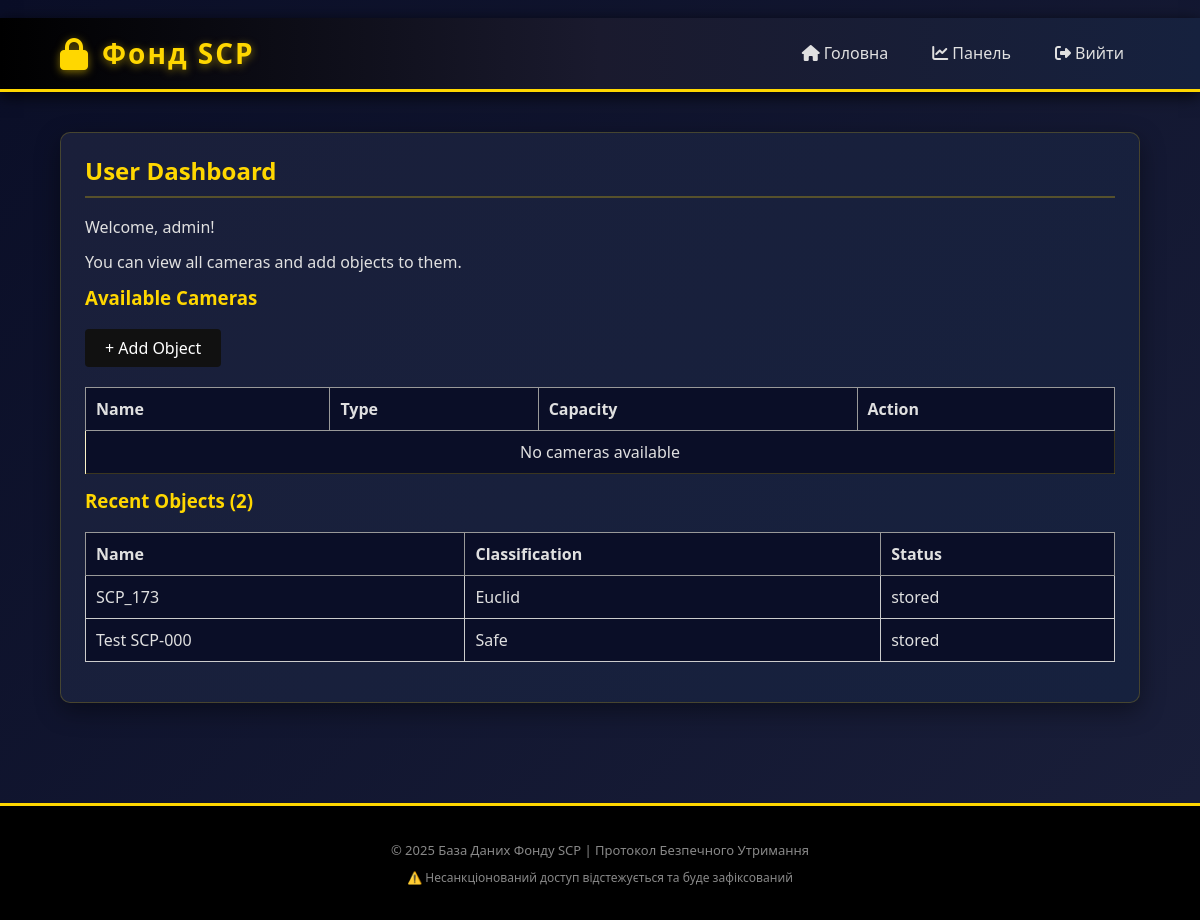
The app's page /user/dashboard (signed in), older data.
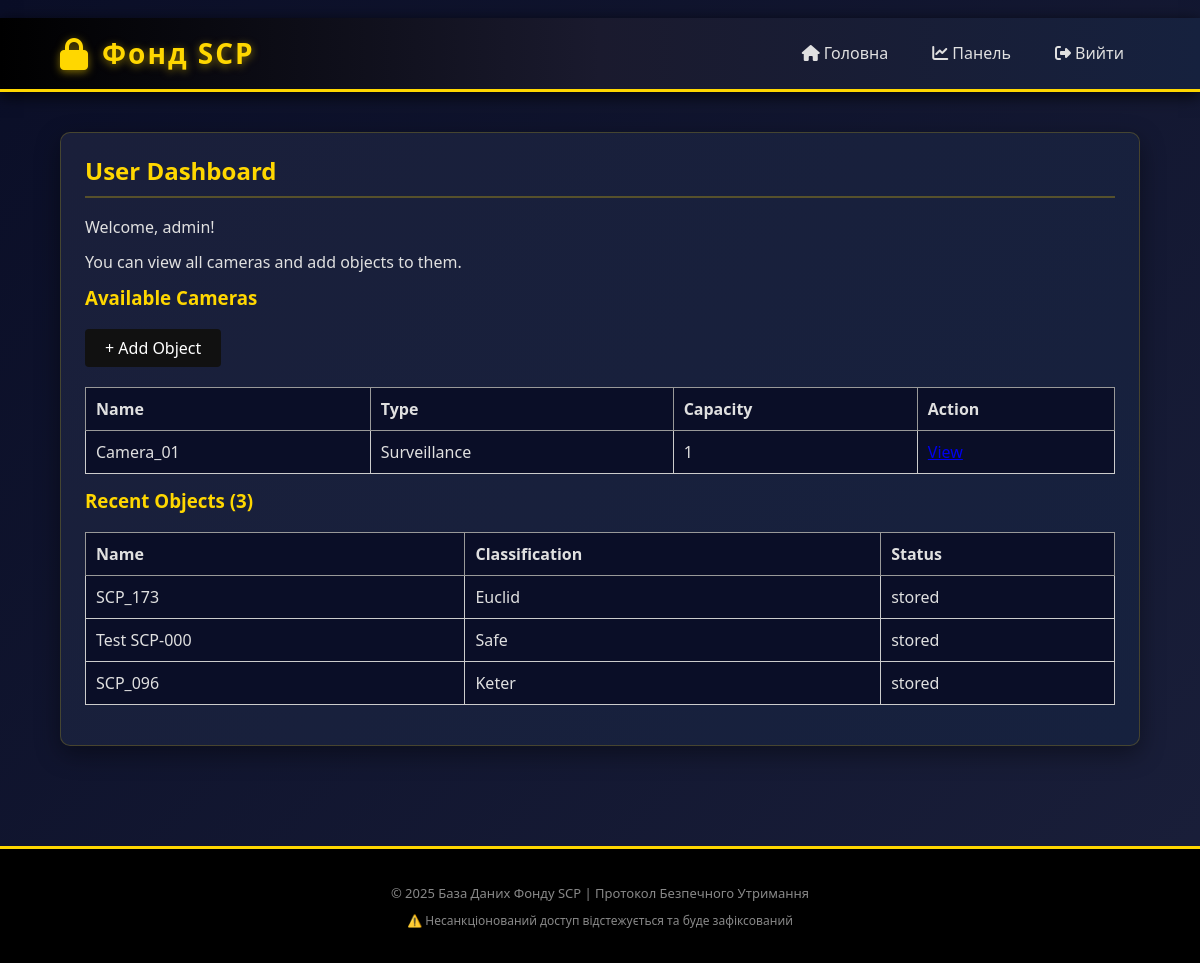
The same page, newer data.
### tables this page shows
CREATE TABLE "objects" (
                id INTEGER PRIMARY KEY,
                name TEXT NOT NULL,
                classification TEXT NOT NULL DEFAULT 'Unspecified' CHECK(classification IN ("Unspecified","Safe","Euclid","Keter","Thaumiel","Exotic","Metaclass")),
                description TEXT,
                storage_requirements TEXT,
                camera_id INTEGER,
                status TEXT DEFAULT 'stored',
                history_of_movements TEXT,
                created_at DATETIME,
                updated_at DATETIME
            );

CREATE TABLE cameras (
	id INTEGER NOT NULL, 
	name VARCHAR(128) NOT NULL, 
	type VARCHAR(64), 
	max_capacity INTEGER, 
	current_capacity INTEGER, 
	cleaning_schedule TEXT, 
	maintenance_schedule TEXT, 
	security_level INTEGER, 
	equipment_list TEXT, 
	created_at DATETIME, 
	updated_at DATETIME, 
	PRIMARY KEY (id)
);

### app.py (the view)
    @app.route('/user/dashboard')
    @login_required
    def user_dashboard():
        cameras = Camera.query.all()
        objects = ObjectItem.query.all()
        events = Event.query.all()
        return render_template('dashboard_user.html', cameras=cameras, objects=objects, events=events)

### templates/dashboard_user.html
﻿{% extends "base.html" %}
{% block content %}
<div class="card">
  <h2>User Dashboard</h2>
  <p>Welcome, {{ current_user.username }}!</p>
  <p>You can view all cameras and add objects to them.</p>
  <h3>Available Cameras</h3>
  <div style="margin:20px 0;">
    <a href="{{ url_for('user_add_object') }}" style="background:#111; color:#fff; padding:10px 20px; border-radius:4px; text-decoration:none; display:inline-block;">+ Add Object</a>
  </div>
  <table style="width:100%; border-collapse:collapse; background:#f9f9f9;">
    <tr style="background:#ddd; font-weight:bold;">
      <td style="padding:10px; border:1px solid #999;">Name</td>
      <td style="padding:10px; border:1px solid #999;">Type</td>
      <td style="padding:10px; border:1px solid #999;">Capacity</td>
      <td style="padding:10px; border:1px solid #999;">Action</td>
    </tr>
    {% if cameras %}
      {% for camera in cameras %}
      <tr>
        <td style="padding:10px; border:1px solid #ccc;">{{ camera.name }}</td>
        <td style="padding:10px; border:1px solid #ccc;">{{ camera.type or '-' }}</td>
        <td style="padding:10px; border:1px solid #ccc;">{{ camera.max_capacity }}</td>
        <td style="padding:10px; border:1px solid #ccc;">
          <a href="{{ url_for('view_camera', camera_id=camera.id) }}">View</a>
        </td>
      </tr>
      {% endfor %}
    {% else %}
      <tr><td colspan="4" style="padding:10px; text-align:center;">No cameras available</td></tr>
    {% endif %}
  </table>
  <h3>Recent Objects ({{ objects|length }})</h3>
  <table style="width:100%; border-collapse:collapse; background:#f9f9f9; margin-top:20px;">
    <tr style="background:#ddd; font-weight:bold;">
      <td style="padding:10px; border:1px solid #999;">Name</td>
      <td style="padding:10px; border:1px solid #999;">Classification</td>
      <td style="padding:10px; border:1px solid #999;">Status</td>
    </tr>
    {% if objects %}
      {% for obj in objects %}
      <tr>
        <td style="padding:10px; border:1px solid #ccc;">{{ obj.name }}</td>
        <td style="padding:10px; border:1px solid #ccc;">{{ obj.classification }}</td>
        <td style="padding:10px; border:1px solid #ccc;">{{ obj.status }}</td>
      </tr>
      {% endfor %}
    {% else %}
      <tr><td colspan="3" style="padding:10px; text-align:center;">No objects</td></tr>
    {% endif %}
  </table>
</div>
{% endblock %}

Row changes from the older to the newer data that the page shows:
added cameras: name "Camera_01", type "Surveillance", max_capacity "1"
added objects: name "SCP_096", classification "Keter", status "stored"
Text that changed along with them:
{{ objects|length }}: "2" → "3"
text no longer shown: "No cameras available"
